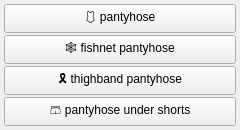
<?xml version="1.0" encoding="UTF-8"?>
<ui version="4.0">
 <class>clothes_pantyhose_menu</class>
 <widget class="QWidget" name="clothes_pantyhose_menu">
  <property name="geometry">
   <rect><x>0</x><y>0</y><width>240</width><height>60</height></rect>
  </property>
  <layout class="QGridLayout" name="grid">
   <property name="leftMargin"><number>4</number></property>
   <property name="topMargin"><number>4</number></property>
   <property name="rightMargin"><number>4</number></property>
   <property name="bottomMargin"><number>4</number></property>
   <property name="horizontalSpacing"><number>2</number></property>
   <property name="verticalSpacing"><number>2</number></property>
   <item row="0" column="0">
    <widget class="QPushButton" name="chk_pantyhose">
     <property name="checkable"><bool>true</bool></property>
     <property name="text"><string>🩱 pantyhose</string></property>
     <property name="tags" stdset="0"><string>pantyhose</string></property>
     <property name="group" stdset="0"><string>pantyhose</string></property>
    </widget>
   </item>
   <item row="1" column="0">
    <widget class="QPushButton" name="chk_fishnet_pantyhose">
     <property name="checkable"><bool>true</bool></property>
     <property name="text"><string>🕸️ fishnet pantyhose</string></property>
     <property name="tags" stdset="0"><string>fishnet pantyhose</string></property>
     <property name="group" stdset="0"><string>pantyhose</string></property>
    </widget>
   </item>
   <item row="2" column="0">
    <widget class="QPushButton" name="chk_thighband_pantyhose">
     <property name="checkable"><bool>true</bool></property>
     <property name="text"><string>🎗️ thighband pantyhose</string></property>
     <property name="tags" stdset="0"><string>thighband pantyhose</string></property>
     <property name="group" stdset="0"><string>pantyhose</string></property>
    </widget>
   </item>
   <item row="3" column="0">
    <widget class="QPushButton" name="chk_pantyhose_under_shorts">
     <property name="checkable"><bool>true</bool></property>
     <property name="text"><string>🩳 pantyhose under shorts</string></property>
     <property name="tags" stdset="0"><string>pantyhose under shorts</string></property>
    </widget>
   </item>
  </layout>
 </widget>
 <resources/>
 <connections/>
</ui>
